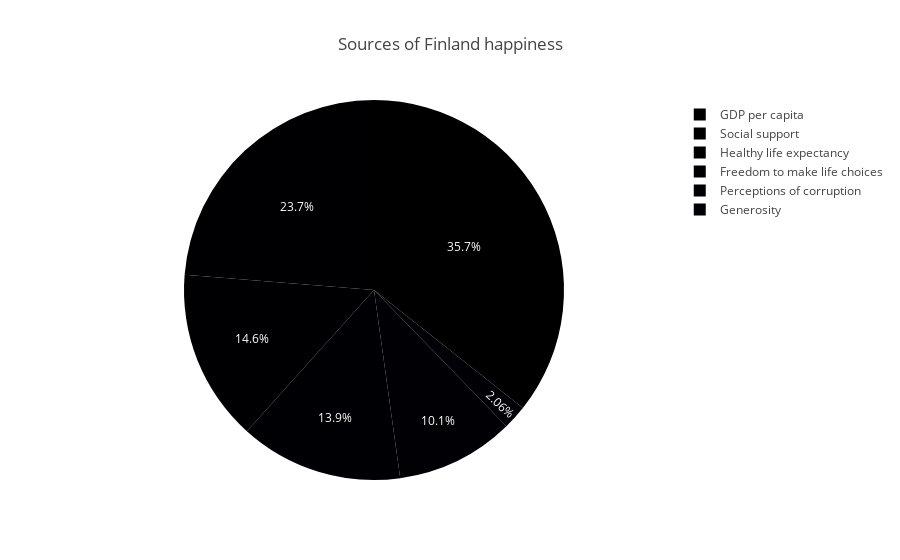
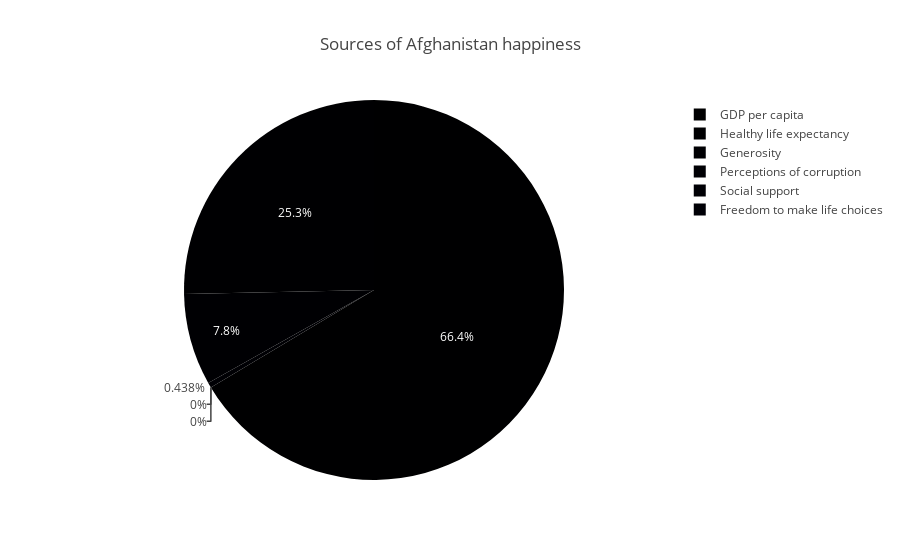

Notebook code cell kept with these figures, in order:
### Code cell
happy_df_finland = pd.DataFrame([[happy_df.iat[0, 6], columns[6][14:]], [happy_df.iat[0, 7], columns[7][14:]],
                                 [happy_df.iat[0, 8], columns[8][14:]], [happy_df.iat[0, 9], columns[9][14:]],
                                 [happy_df.iat[0, 10], columns[10][14:]], [happy_df.iat[0, 11], columns[11][14:]]],
                                columns=['Sources', 'Names'])
fig_fin = px.pie(happy_df_finland, values='Sources', names='Names', title='Sources of Finland happiness')

happy_df_afghanistan = pd.DataFrame([[happy_df.iat[145, 6], columns[6][14:]], [happy_df.iat[145, 7], columns[7][14:]],
                                     [happy_df.iat[145, 8], columns[8][14:]], [happy_df.iat[145, 9], columns[9][14:]],
                                     [happy_df.iat[145, 10], columns[10][14:]], [happy_df.iat[145, 11], columns[11][14:]]],
                                    columns=['Sources', 'Names'])
fig_afg = px.pie(happy_df_afghanistan, values='Sources', names='Names', title='Sources of Afghanistan happiness')

fig_fin.show()
fig_afg.show()

### Figure 1 — Plotly figure (JSON) as saved in the notebook; plotly's stock layout.template omitted (floating-point values rounded to 4 significant figures)
{"data": [{"domain": {"x": [0.0, 1.0], "y": [0.0, 1.0]}, "hovertemplate": "Names=%{label}<br>Sources=%{value}<extra></extra>", "labels": ["GDP per capita", "Social support", "Healthy life expectancy", "Freedom to make life choices", "Generosity", "Perceptions of corruption"], "legendgroup": "", "name": "", "showlegend": true, "values": [1.892, 1.258, 0.775, 0.736, 0.109, 0.534], "type": "pie"}], "layout": {"legend": {"tracegroupgap": 0}, "title": {"text": "Sources of Finland happiness"}}}

### Figure 2 — Plotly figure (JSON) as saved in the notebook; plotly's stock layout.template omitted (floating-point values rounded to 4 significant figures)
{"data": [{"domain": {"x": [0.0, 1.0], "y": [0.0, 1.0]}, "hovertemplate": "Names=%{label}<br>Sources=%{value}<extra></extra>", "labels": ["GDP per capita", "Social support", "Healthy life expectancy", "Freedom to make life choices", "Generosity", "Perceptions of corruption"], "legendgroup": "", "name": "", "showlegend": true, "values": [0.758, 0.0, 0.289, 0.0, 0.089, 0.005], "type": "pie"}], "layout": {"legend": {"tracegroupgap": 0}, "title": {"text": "Sources of Afghanistan happiness"}}}
